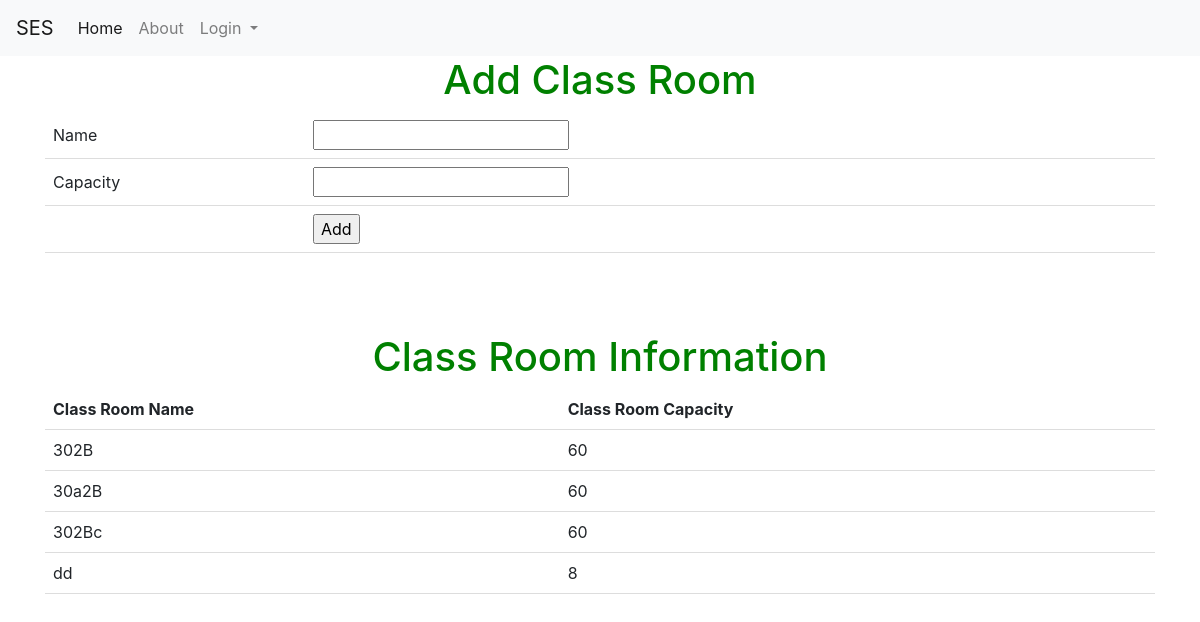
Before: /saverloc with the older database file.
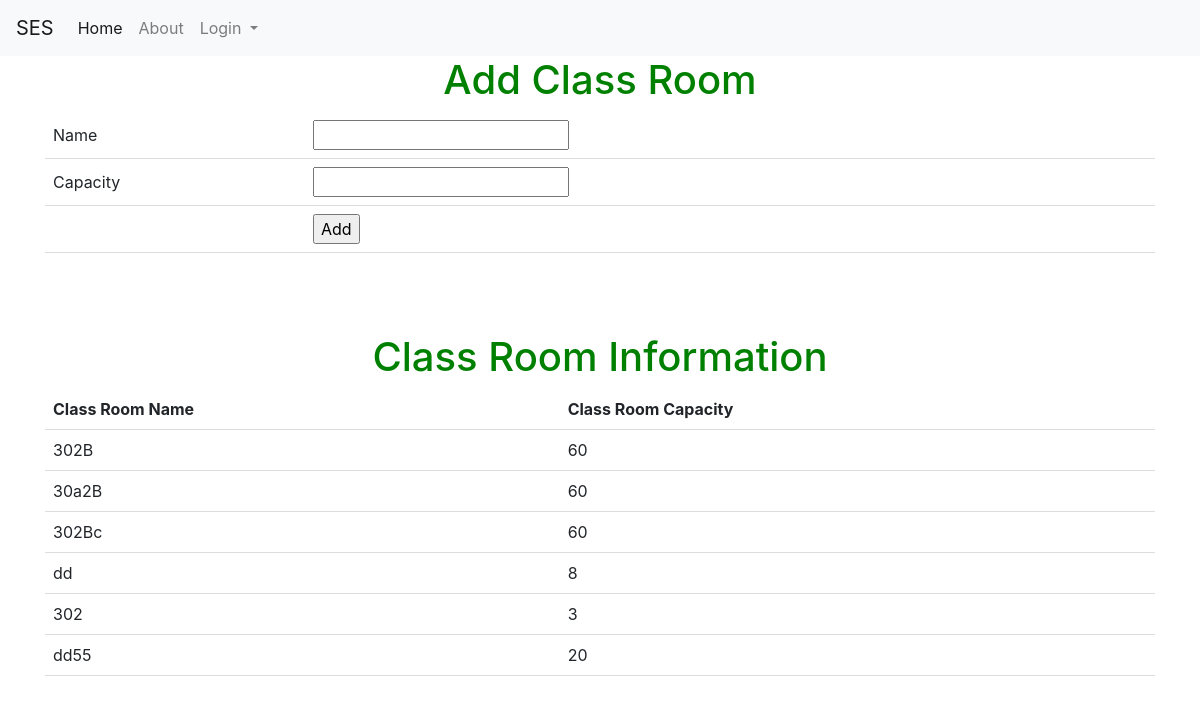
After: the same page with the newer database file.
### tables this page shows
CREATE TABLE loc (loc_id INTEGER PRIMARY KEY UNIQUE, loc_Cap INTEGER, loc_name CHAR CONSTRAINT loc_id UNIQUE ON CONFLICT IGNORE);

### auth.py (the view, shortened to what this page needs)
@auth.route("/saverloc",methods = ["POST","GET"])
def saverloc():
    if request.method=='GET':
        con = sqlite3.connect("instance/db.sqlite")
        cur = con.cursor()
        cur.execute("SELECT * FROM loc")
        data6 = cur.fetchall()
        return render_template('add_loc.html',data6=data6)
    return render_template("add_loc.html",data6=data6)

### templates/add_Loc.html (shortened to what this page needs)
{% extends "base.html" %}
{% block content %}
<h1>Add Class Room</h1>
 <form action = "/saverloc" method="post">
 <table>
  <tr><td>Name</td><td><input type="text" name="name_loc" ></td></tr>
  <tr><td>Capacity</td><td><input type="number" name="cap"></td></tr>
  <tr><td></td><td><input type="submit" value="Add"></td></tr>
 </table>
 <br> <h1>{{msg}}</h1><br><br>
 <h1>Class Room Information</h1>
 <table id="table_to_highlight" style="width:100%">
    <thead>
      <tr>
        <th>Class Room Name</th>
        <th>Class Room Capacity</th>
      </tr>
      </thead>
      <tbody>
       {% for row in data6 %}
              <tr>
                  <td>{{row[2]}}</td>
                  <td>{{row[1]}}</td>
              </tr>
          {% endfor %}
      </tbody>
  </table>
 </form>
{% endblock %}

Changed rows visible on the page:
added loc: loc_name "302", loc_Cap "3"
added loc: loc_name "dd55", loc_Cap "20"
